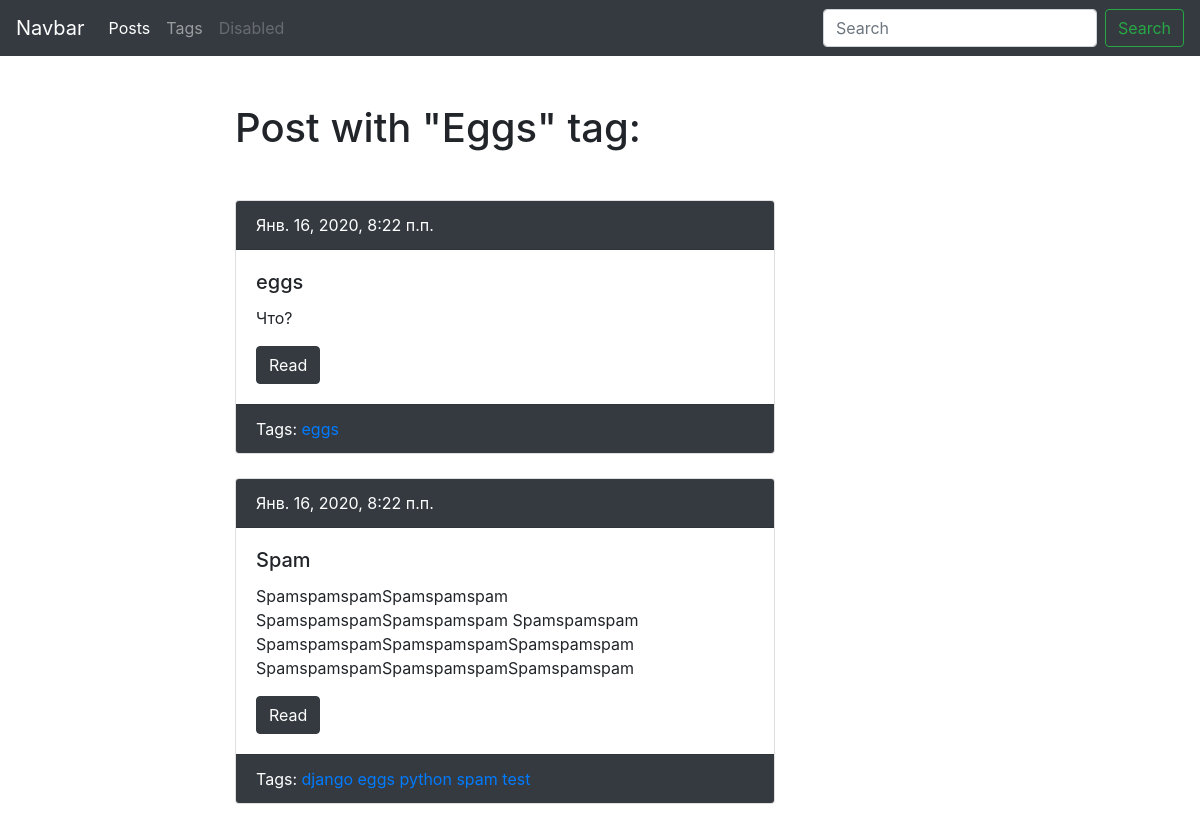
The app's page /blog/tag/eggs/ with its own data.
### blog/models.py (models this page shows, shortened)
class Tag(models.Model):
    title = models.CharField('Тег', max_length=50)
    slug = models.SlugField('url', max_length=50, unique=True)
    published = models.BooleanField('Отображать?', default=True)
    def get_absolute_url(self):
        return reverse('blog:tag_detail_url', kwargs={'slug': self.slug})
    class Meta:
        ordering = ['title']
        verbose_name = 'Тег'
        verbose_name_plural = 'Теги'

class Post(models.Model):
    author = models.ForeignKey(
        User,
        verbose_name='Автор',
        on_delete=models.SET_NULL,
        null=True,
        blank=True
    )
    title = models.CharField('Заголовок', max_length=50, db_index=True)
    slug = models.SlugField('url', max_length=50, unique=True, blank=True)
    body = models.TextField('Тело', blank=True, db_index=True)
    pub_date = models.DateTimeField('Дата публикации', auto_now_add=True)
    tags = models.ManyToManyField('Tag', blank=True, related_name='posts', verbose_name='Тег')
    image = models.ImageField('Изображение', upload_to='post/', null=True, blank=True)
    published = models.BooleanField('Опубликовать?', default=True)
    viewed = models.PositiveIntegerField('Просмотернно', default=0)
    def get_absolute_url(self):
        return reverse('blog:post_detail_url', kwargs={'slug': self.slug})
    class Meta:
        ordering = ['-pub_date']
        verbose_name = 'Пост'
        verbose_name_plural = 'Посты'

### blog/views.py (the view)
# urls.py: path('tag/<str:slug>/', TagDetail.as_view(), name='tag_detail_url'),
class TagDetail(ObjectDetailMixin, View):
    model = Tag
    template = 'blog/tag_detail.html'

### blog/utils.py (called while the page is built)
    def get(self, request, slug):
        obj = get_object_or_404(self.model, slug__iexact=slug, published=True)
        context = {
            self.model.__name__.lower(): obj,
            'admin_object': obj,
            'detail': True,
        }
        if self.model_form:
            form = self.model_form()
            context['form'] = form
        return render(request, self.template, context)

### blog/templates/blog/tag_detail.html (shortened to what this page needs)
{% extends 'blog/base_blog.html' %}
{% block content %}
    <h1 class="mb-5">Post with "{{ tag.title|title }}" tag:</h1>
    {% for post in tag.posts.all %}
        {% include 'blog/includes/post_card_template.html' %}
    {% endfor %}
{% endblock %}

### blog/templates/blog/includes/post_card_template.html
{% if post.published %}
    <div class="card mb-4">
        <div class="card-header bg-dark text-white">
            {{ post.pub_date }}
        </div>
        <div class="card-body">
            <h5 class="card-title">{{ post.title }}</h5>
            <p class="card-text">{{ post.body|truncatewords:15 }}</p>
            <a href="{{ post.get_absolute_url }}" class="btn btn-dark">Read</a>
        </div>
        <div class="card-footer text-white bg-dark">
            Tags:
            {% for tag in post.tags.all %}
                {% if tag.published %}
                    <a href="{{ tag.get_absolute_url }}">{{ tag.title }}</a>
                {% endif %}
            {% endfor %}
        </div>
    </div>
{% endif %}

### records on screen
Tag: title "Eggs", title "eggs"
Post: pub_date "Янв. 16, 2020, 8:22 п.п.", title "eggs", body "Что?"
Post: pub_date "Янв. 16, 2020, 8:22 п.п.", title "Spam", body "SpamspamspamSpamspamspam SpamspamspamSpamspamspam Spamspamspam SpamspamspamSpamspamspamSpamspamspam SpamspamspamSpamspamspamSpamspamspam"
Tag: title "django"
Tag: title "python"
Tag: title "spam"
Tag: title "test"
